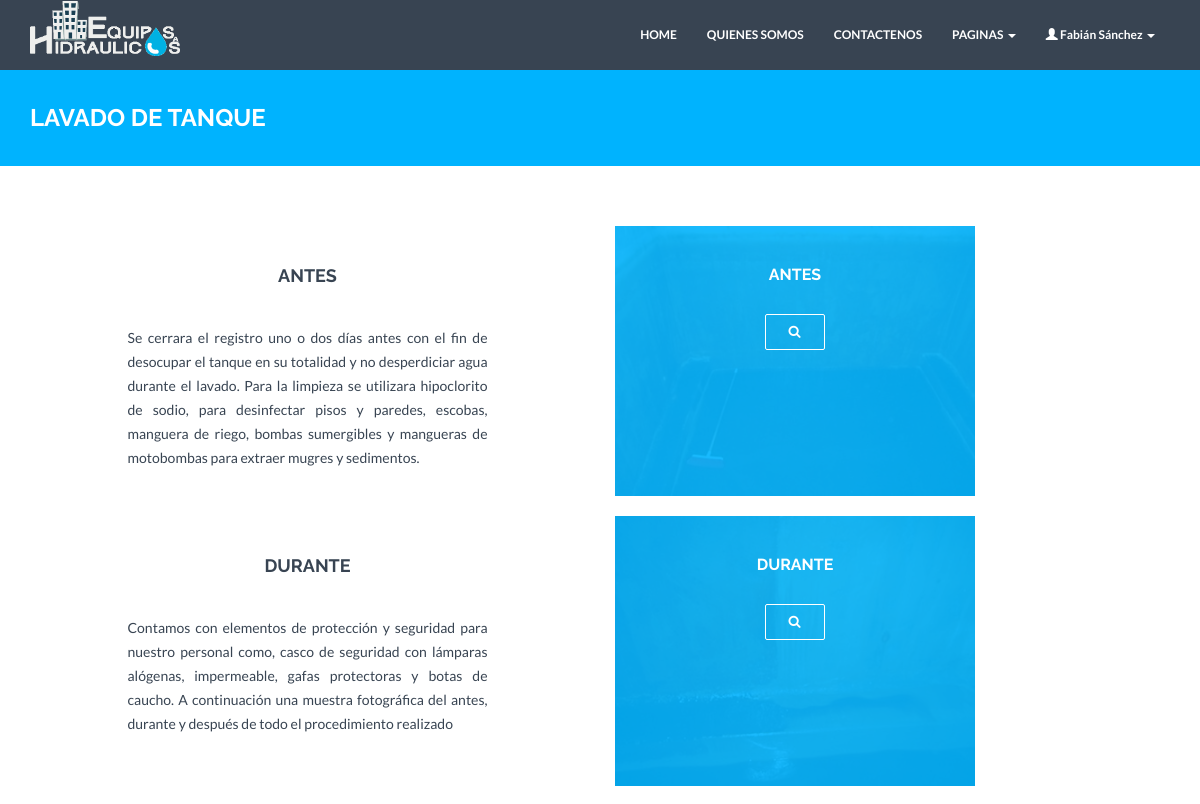
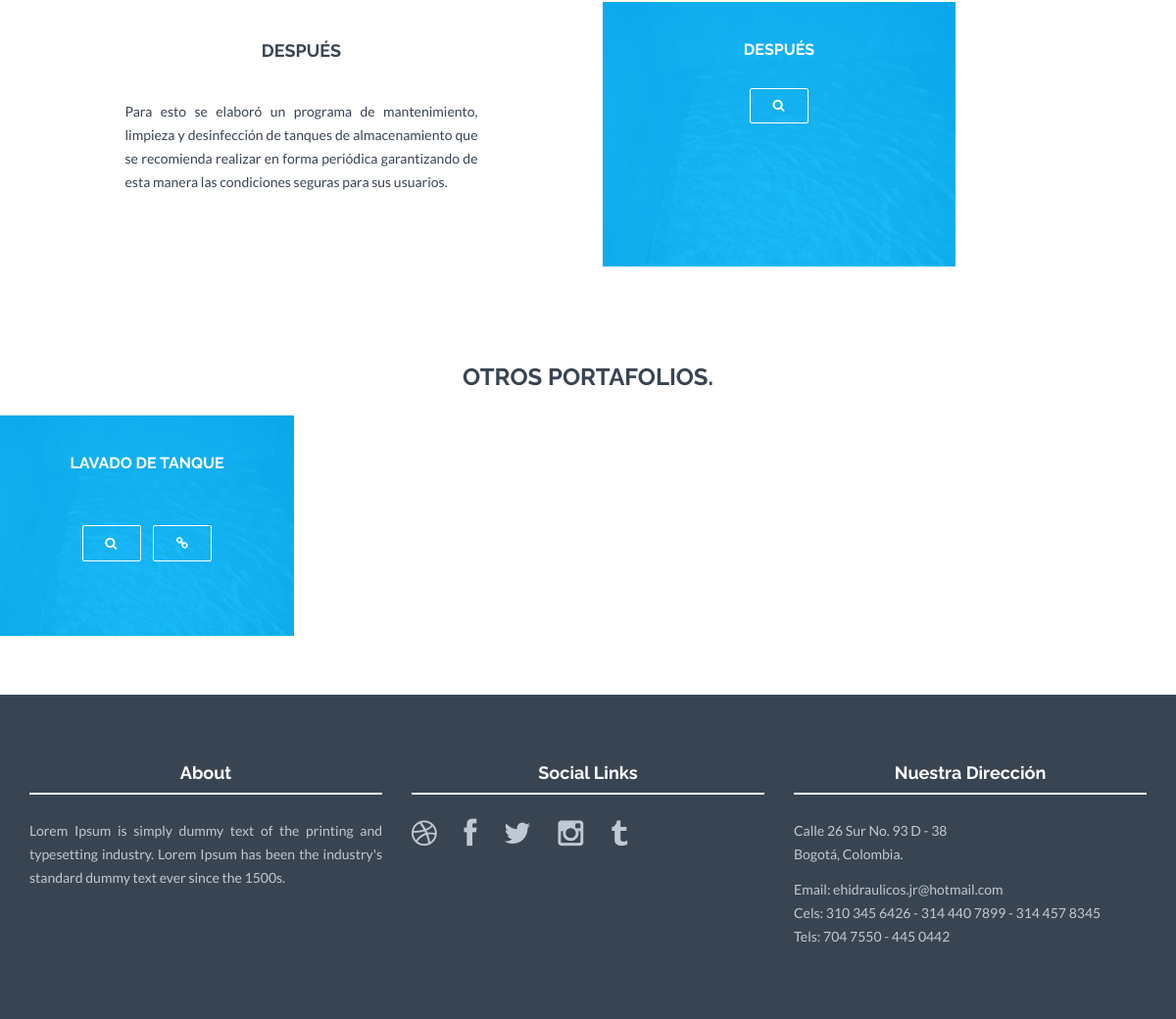
The app's page /servicio.php?id=1 (signed in) with its own data (2 pictures, top to bottom).
### tables this page shows
CREATE TABLE `servicio` (
  `k_servicio` int(2) NOT NULL,
  `n_titulo` varchar(100) NOT NULL,
  `n_path_imagen` varchar(100) NOT NULL
);

CREATE TABLE `descripcion` (
  `k_descripcion` int(4) NOT NULL,
  `n_path_imagen` varchar(100) NOT NULL,
  `n_titulo` varchar(100) NOT NULL,
  `n_descripcion` varchar(600) NOT NULL,
  `k_servicio` int(2) NOT NULL,
  `orden` int(2) DEFAULT NULL
);

### controller/servicio_controller.php (called while the page is built, shortened)
<?php
include 'dao/dao.php';
include 'dao/dao_servicio.php';
if ($_GET) {
    $id = $_GET['id'];
}else{
    $id = 0;
}
$dao = new dao(DB_HOST, DB_USER, DB_PASS, DB_NAME);
$dao->conectar();
$daoServicio = new daoServicio($dao);
$descripciones = $daoServicio->getDescripciones($id);
$servicio = $daoServicio->getServicio($id);
$servicios = $daoServicio->getServicios(5);
$titulo = $servicio[0];

### dao/dao_servicio.php (called while the page is built, shortened)
<?php
class daoServicio {
    var $database;
    function daoServicio($db) {
        $this->database = $db;
    }
    function getDescripciones($id) {
        $sql = "SELECT n_path_imagen, n_titulo, n_descripcion "
                . "FROM descripcion "
                . "WHERE k_servicio = " . $id . " order by orden;";
        $result = $this->database->ejecutarConsulta($sql);
        return ($this->database->transformarResultado2($result));
    }
    function getServicio($id) {
        $sql = "SELECT n_titulo "
                . "FROM servicio "
                . "WHERE k_servicio = $id ;";
        $result = $this->database->ejecutarConsulta($sql);
        return ($this->database->transformarResultado($result));
    }
    function getServicios($limite) {
        if ($limite > 0) {
            $sql = "SELECT * FROM servicio LIMIT $limite;";
        } else {
            $sql = "SELECT * FROM servicio;";
        }
        $result = $this->database->ejecutarConsulta($sql);
        return ($this->database->transformarResultado2($result));
    }
}

### dao/dao.php (called while the page is built, shortened)
<?php
Class dao {
    function ejecutarConsulta($sql) {
        $result = mysql_query($sql);
        return $result;
    }
    function transformarResultado($result) {
        if ($result) {
            $row = mysql_fetch_array($result);
            return $row;
        }
    }
    function transformarResultado2($result) {
        $res = array();
        while ($row = mysql_fetch_array($result)) {
            $res[count($res)] = $row;
        }
        return $res;
    }
}
?>

### servicio.php (the view, shortened to what this page needs)
<?php include_once 'controller/servicio_controller.php'; ?>
<html lang="en">
    <?php include_once 'templates/head.php'; ?>
    <body>
        <?php include_once 'templates/header.php'; ?>
        <div id="blue">
            <div class="container">
                <div class="row">
                    <h3><?php echo $titulo; ?></h3>
                </div>
            </div>
        </div>
        <div class="container mt">
            <?php foreach ($descripciones as $d) { ?>
                <div class="row">
                    <div class="col-lg-4 col-lg-offset-1">
                        <h4><?php echo $d['n_titulo'] ?></h4>
                        <br>
                        <p><?php echo $d['n_descripcion'] ?></p>
                    </div>
                    <div class="col-lg-4 col-lg-offset-1">
                        <div class="portfolio-item graphic-design">
                            <div class="he-wrap tpl6">
                                <div class="he-view">
                                    <div class="bg a0" data-animate="fadeIn">
                                        <h3 class="a1" data-animate="fadeInDown"><?php echo $d['n_titulo'] ?></h3>
                                        <a data-rel="prettyPhoto" href="<?php echo ("assets/img/servicios/" . $d['n_path_imagen']) ?>" class="dmbutton a2" data-animate="fadeInUp"><i class="fa fa-search"></i></a>
                                    </div>
                                </div>
                            </div>
                        </div>
                    </div>
                </div>
            <br><! --/row -->
            <?php } ?>
        </div><! --/container -->
        <div id="portfoliowrap">
            <div class="portfolio-centered">
                <h3>OTROS PORTAFOLIOS.</h3>
                <div class="recentitems portfolio">
                    <?php foreach ($servicios as $s) { ?>
                    <div class="portfolio-item graphic-design">
                        <div class="he-wrap tpl6">
                            <div class="he-view">
                                <div class="bg a0" data-animate="fadeIn">
                                    <h3 class="a1" data-animate="fadeInDown"><?php echo $s['n_titulo']?></h3>
                                    <a data-rel="prettyPhoto" href="<?php echo ("assets/img/servicios/" . $s['n_path_imagen']) ?>" class="dmbutton a2" data-animate="fadeInUp"><i class="fa fa-search"></i></a>
                                    <a href="<?php echo ("servicio.php?id=" . $s['k_servicio']) ?>" class="dmbutton a2" data-animate="fadeInUp"><i class="fa fa-link"></i></a>
                                </div>
                            </div>
                        </div>
                    </div>
                    <?php } ?>
                </div>
            </div>
        </div>
        <?php include_once 'templates/footer.php'; ?>
    </body>
</html>

### assets/css/style.css (style rules this page uses)
* { margin: 0; padding: 0px; }
body { background: #ffffff; margin: 0; height: 100%; color: #384452; font-family: 'Lato', sans-serif; font-weight: 400; }
h1, h2, h3, h4, h5, h6 { font-family: 'Raleway', sans-serif; font-weight: 700; }
h4 { text-align: center; }
p { padding: 0; margin-bottom: 12px; font-family: 'Lato', sans-serif; font-weight: 400; font-size: 14px; line-height: 24px; color: #384452; margin-top: 10px; text-align: justify; }
a { padding: 0; margin: 0; text-decoration: none; -webkit-transition: background-color .4s linear, color .4s linear; -moz-transition: background-color .4s linear, color .4s linear; -o-transition: background-color .4s linear, color .4s linear; -ms-transition: background-color .4s linear, color .4s linear; transition: background-color .4s linear, color .4s linear; }
.dmbutton { background:rgba(0, 0, 0, 0); border: 1px solid #ffffff; color: #ffffff; -webkit-border-radius: 2px; border-radius: 2px; padding-top: 1.025rem; padding-right: 2.25rem; letter-spacing:0.85px; padding-bottom: 1.0875rem; padding-left: 2.25rem; font-size: 1.55rem; cursor: pointer; font-weight: normal; line-height: normal; margin: 0 0 1.25rem; text-decoration: none; text-align: center; display: inline-block; -webkit-transition: background-color 300ms ease-out; -moz-transition: background-color 300ms ease-out; transition: background-color 300ms ease-out; -webkit-appearance: none; font-weight: normal !important; }
.mt { margin-top: 60px; }
#portfoliowrap { padding-top: 60px; margin-bottom: 60px; display: block; text-align: center }
#portfoliowrap h3 { margin-bottom: 25px; }
.portfolio { padding:0 !important; margin:0 !important; display:block; }
.portfolio-item h3 { margin:-10px 0 10px; font-size:16px; text-transform:uppercase; }
.tpl6 h3 { color:#fff; margin:0; padding:40px 5px 0; font-size:16px; text-transform:uppercase; }
.tpl6 .dmbutton { display:inline-block; margin:30px 5px 20px 5px; font-size:13px; }
.tpl6 .bg { height:100%; width:100%; background-color:#00b3fe; background-color:rgba(0,179,254,.9); text-align:center; }
#blue { background: #00b3fe; margin-top: 60px; margin-bottom: 60px; padding-top: 25px; padding-bottom: 25px; }
#blue h3 { color: white; margin-left: 15px; }

### assets/css/hoverex-all.css (style rules this page uses)
.he-wrap { position:relative; zoom:1; *display:inline; position:relative; }
.he-view,.he-zoom { position:absolute; top:0; left:0; right:0; bottom:0; overflow:hidden; visibility:hidden; }
.a0,.a1,.a2,.a3,.a4,.a5,.a6,.a7 { -webkit-animation-fill-mode: both; -moz-animation-fill-mode: both; -ms-animation-fill-mode: both; -o-animation-fill-mode: both; animation-fill-mode: both; -webkit-animation-duration: .6s; -moz-animation-duration: .6s; -ms-animation-duration: .6s; -o-animation-duration: .6s; animation-duration: .6s; }
.a1 { -webkit-animation-delay: .2s; -moz-animation-delay: .2s; -o-animation-delay: .2s; animation-delay: .2s; }
.a2 { -webkit-animation-delay: .4s; -moz-animation-delay: .4s; -o-animation-delay: .4s; animation-delay: .4s; }

### records on screen
servicio: n_titulo "LAVADO DE TANQUE"
descripcion: n_titulo "ANTES", n_descripcion "Se cerrara el registro uno o dos días antes con el fin de desocupar el tanque en su totalidad y no desperdiciar agua durante el lavado. Para la limpieza se utilizara hipoclorito de sodio, para desinfectar pisos y paredes, escobas, manguera de riego, bombas sumergibles y mangueras de motobombas para extraer mugres y sedimentos."
descripcion: n_titulo "DURANTE", n_descripcion "Contamos con elementos de protección y seguridad para nuestro personal como, casco de seguridad con lámparas alógenas, impermeable, gafas protectoras y botas de caucho. A continuación una muestra fotográfica del antes, durante y después de todo el procedimiento realizado"
descripcion: n_titulo "DESPUÉS", n_descripcion "Para esto se elaboró un programa de mantenimiento, limpieza y desinfección de tanques de almacenamiento que se recomienda realizar en forma periódica garantizando de esta manera las condiciones seguras para sus usuarios."

### other values on screen
$_SESSION['user'] "Fabián Sánchez"
